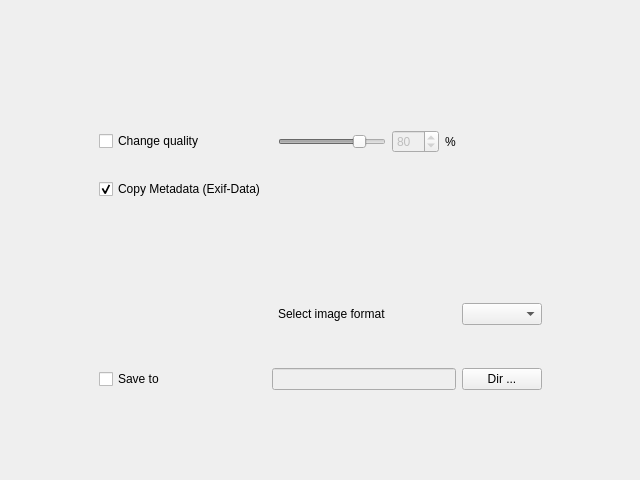
<?xml version="1.0" encoding="UTF-8"?>
<ui version="4.0">
 <class>Form</class>
 <widget class="QWidget" name="Form">
  <property name="geometry">
   <rect>
    <x>0</x>
    <y>0</y>
    <width>640</width>
    <height>480</height>
   </rect>
  </property>
  <property name="windowTitle">
   <string>Form</string>
  </property>
  <layout class="QGridLayout" name="gridLayout">
   <item row="2" column="9">
    <spacer name="horizontalSpacer_2">
     <property name="orientation">
      <enum>Qt::Horizontal</enum>
     </property>
     <property name="sizeHint" stdset="0">
      <size>
       <width>40</width>
       <height>20</height>
      </size>
     </property>
    </spacer>
   </item>
   <item row="2" column="0">
    <spacer name="horizontalSpacer_3">
     <property name="orientation">
      <enum>Qt::Horizontal</enum>
     </property>
     <property name="sizeHint" stdset="0">
      <size>
       <width>40</width>
       <height>20</height>
      </size>
     </property>
    </spacer>
   </item>
   <item row="6" column="3">
    <widget class="QCheckBox" name="saveToCheckBox">
     <property name="text">
      <string>Save to</string>
     </property>
    </widget>
   </item>
   <item row="6" column="4" colspan="4">
    <widget class="QLineEdit" name="saveToLineEdit">
     <property name="enabled">
      <bool>false</bool>
     </property>
    </widget>
   </item>
   <item row="6" column="8">
    <widget class="QPushButton" name="pushButton">
     <property name="text">
      <string>Dir ...</string>
     </property>
    </widget>
   </item>
   <item row="5" column="5">
    <widget class="QLabel" name="label">
     <property name="text">
      <string>Select image format</string>
     </property>
    </widget>
   </item>
   <item row="5" column="8">
    <widget class="QComboBox" name="saveFormatsComboBox"/>
   </item>
   <item row="2" column="7">
    <widget class="QLabel" name="label_2">
     <property name="text">
      <string>%</string>
     </property>
    </widget>
   </item>
   <item row="2" column="6">
    <widget class="QSpinBox" name="qualitySpinBox">
     <property name="enabled">
      <bool>false</bool>
     </property>
     <property name="minimum">
      <number>1</number>
     </property>
     <property name="maximum">
      <number>100</number>
     </property>
     <property name="value">
      <number>80</number>
     </property>
    </widget>
   </item>
   <item row="2" column="5">
    <widget class="QSlider" name="horizontalSlider">
     <property name="enabled">
      <bool>false</bool>
     </property>
     <property name="minimum">
      <number>1</number>
     </property>
     <property name="maximum">
      <number>100</number>
     </property>
     <property name="value">
      <number>80</number>
     </property>
     <property name="orientation">
      <enum>Qt::Horizontal</enum>
     </property>
    </widget>
   </item>
   <item row="2" column="3">
    <widget class="QCheckBox" name="changeQualityCheckBox">
     <property name="text">
      <string>Change quality</string>
     </property>
     <property name="checked">
      <bool>false</bool>
     </property>
    </widget>
   </item>
   <item row="1" column="0">
    <spacer name="verticalSpacer_3">
     <property name="orientation">
      <enum>Qt::Vertical</enum>
     </property>
     <property name="sizeHint" stdset="0">
      <size>
       <width>20</width>
       <height>40</height>
      </size>
     </property>
    </spacer>
   </item>
   <item row="5" column="0">
    <spacer name="verticalSpacer_4">
     <property name="orientation">
      <enum>Qt::Vertical</enum>
     </property>
     <property name="sizeHint" stdset="0">
      <size>
       <width>20</width>
       <height>40</height>
      </size>
     </property>
    </spacer>
   </item>
   <item row="6" column="0">
    <spacer name="verticalSpacer_5">
     <property name="orientation">
      <enum>Qt::Vertical</enum>
     </property>
     <property name="sizeHint" stdset="0">
      <size>
       <width>20</width>
       <height>40</height>
      </size>
     </property>
    </spacer>
   </item>
   <item row="0" column="0">
    <spacer name="verticalSpacer_6">
     <property name="orientation">
      <enum>Qt::Vertical</enum>
     </property>
     <property name="sizeHint" stdset="0">
      <size>
       <width>20</width>
       <height>40</height>
      </size>
     </property>
    </spacer>
   </item>
   <item row="4" column="0">
    <spacer name="verticalSpacer">
     <property name="orientation">
      <enum>Qt::Vertical</enum>
     </property>
     <property name="sizeHint" stdset="0">
      <size>
       <width>20</width>
       <height>40</height>
      </size>
     </property>
    </spacer>
   </item>
   <item row="3" column="0">
    <spacer name="verticalSpacer_7">
     <property name="orientation">
      <enum>Qt::Vertical</enum>
     </property>
     <property name="sizeHint" stdset="0">
      <size>
       <width>20</width>
       <height>40</height>
      </size>
     </property>
    </spacer>
   </item>
   <item row="3" column="3">
    <widget class="QCheckBox" name="copyMetadataCheckBox">
     <property name="text">
      <string>Copy Metadata (Exif-Data)</string>
     </property>
     <property name="checked">
      <bool>true</bool>
     </property>
    </widget>
   </item>
   <item row="7" column="0">
    <spacer name="verticalSpacer_2">
     <property name="orientation">
      <enum>Qt::Vertical</enum>
     </property>
     <property name="sizeHint" stdset="0">
      <size>
       <width>20</width>
       <height>40</height>
      </size>
     </property>
    </spacer>
   </item>
  </layout>
 </widget>
 <resources/>
 <connections>
  <connection>
   <sender>horizontalSlider</sender>
   <signal>valueChanged(int)</signal>
   <receiver>qualitySpinBox</receiver>
   <slot>setValue(int)</slot>
   <hints>
    <hint type="sourcelabel">
     <x>248</x>
     <y>156</y>
    </hint>
    <hint type="destinationlabel">
     <x>355</x>
     <y>156</y>
    </hint>
   </hints>
  </connection>
  <connection>
   <sender>qualitySpinBox</sender>
   <signal>valueChanged(int)</signal>
   <receiver>horizontalSlider</receiver>
   <slot>setValue(int)</slot>
   <hints>
    <hint type="sourcelabel">
     <x>355</x>
     <y>156</y>
    </hint>
    <hint type="destinationlabel">
     <x>248</x>
     <y>156</y>
    </hint>
   </hints>
  </connection>
  <connection>
   <sender>changeQualityCheckBox</sender>
   <signal>toggled(bool)</signal>
   <receiver>horizontalSlider</receiver>
   <slot>setEnabled(bool)</slot>
   <hints>
    <hint type="sourcelabel">
     <x>162</x>
     <y>83</y>
    </hint>
    <hint type="destinationlabel">
     <x>293</x>
     <y>83</y>
    </hint>
   </hints>
  </connection>
  <connection>
   <sender>changeQualityCheckBox</sender>
   <signal>toggled(bool)</signal>
   <receiver>qualitySpinBox</receiver>
   <slot>setEnabled(bool)</slot>
   <hints>
    <hint type="sourcelabel">
     <x>162</x>
     <y>83</y>
    </hint>
    <hint type="destinationlabel">
     <x>391</x>
     <y>83</y>
    </hint>
   </hints>
  </connection>
  <connection>
   <sender>saveToCheckBox</sender>
   <signal>toggled(bool)</signal>
   <receiver>saveToLineEdit</receiver>
   <slot>setEnabled(bool)</slot>
   <hints>
    <hint type="sourcelabel">
     <x>162</x>
     <y>308</y>
    </hint>
    <hint type="destinationlabel">
     <x>293</x>
     <y>308</y>
    </hint>
   </hints>
  </connection>
 </connections>
</ui>
